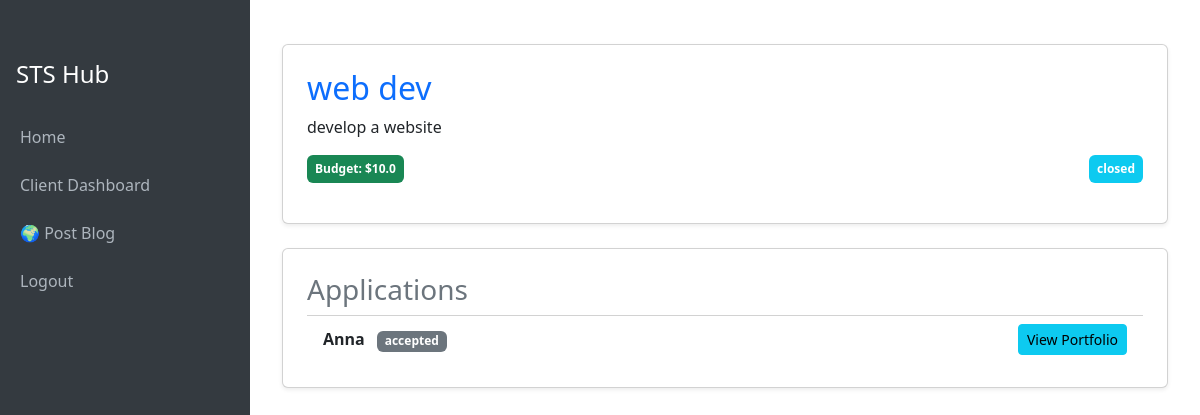
/student/job/1 (signed in), run on the app's committed database.
### models.py (models this page shows, shortened)
class Job(db.Model):
    id = db.Column(db.Integer, primary_key=True)
    client_id = db.Column(db.Integer, db.ForeignKey("user.id"), nullable=False)
    title = db.Column(db.String(255), nullable=False)
    description = db.Column(db.Text, nullable=False)
    budget = db.Column(db.Float, nullable=False)
    status = db.Column(db.String(50), default="open")
    created_at = db.Column(db.DateTime, default=datetime.utcnow)
    client = db.relationship("User", foreign_keys=[client_id])

class Application(db.Model):
    id = db.Column(db.Integer, primary_key=True)
    job_id = db.Column(db.Integer, db.ForeignKey("job.id"), nullable=False)
    student_id = db.Column(db.Integer, db.ForeignKey("user.id"), nullable=False)
    cover_letter = db.Column(db.Text)
    status = db.Column(db.String(50), default="pending")
    created_at = db.Column(db.DateTime, default=datetime.utcnow)
    job = db.relationship("Job", backref="applications")
    student = db.relationship("User", foreign_keys=[student_id])

class User(db.Model, UserMixin):
    id = db.Column(db.Integer, primary_key=True)
    username = db.Column(db.String(80), unique=False,nullable=False)
    password = db.Column(db.String(200), nullable=False)
    role = db.Column(db.String(20), nullable=False)
    status = db.Column(db.String(20), default="pending")
    badge = db.Column(db.String(100), default=None)
    bio = db.Column(db.Text, default="")
    skills = db.Column(db.Text, default="")
    resume = db.Column(db.String(200), default=None)
    profile_pic = db.Column(db.String(200), default="static/default_avatar.png")
    email = db.Column(db.String(120), unique=True, nullable=True)
    college_id = db.Column(db.String(200), nullable=True)
    company_name = db.Column(db.String(200), nullable=True)
    company_address = db.Column(db.String(300), nullable=True)
    contact_number = db.Column(db.String(50), nullable=True)
    website = db.Column(db.String(200), nullable=True)
    proof_file = db.Column(db.String(200), nullable=True)  # uploaded proof doc

### routes/student_routes.py (the view, shortened to what this page needs)
@student_bp.route("/job/<int:job_id>", methods=["GET","POST"])
@login_required
def job_detail(job_id):
    job = Job.query.get_or_404(job_id)
    applications = Application.query.filter_by(job_id=job.id).all()
    return render_template("job_detail.html", job=job, applications=applications)

### app.py (called while the page is built)
@login_manager.user_loader
def load_user(user_id):
    return User.query.get(int(user_id))

### templates/job_detail.html (shortened to what this page needs)
{% extends "base.html" %}
{% block content %}
<div class="container mt-4">
    <div class="card p-4 shadow-sm">
        <h2 class="card-title text-primary">{{ job.title }}</h2>
        <p class="card-text">{{ job.description }}</p>
        <div class="row mb-3">
            <div class="col-md-6">
                <span class="badge bg-success p-2">Budget: ${{ job.budget }}</span>
            </div>
            <div class="col-md-6 text-md-end mt-2 mt-md-0">
                <span class="badge bg-info p-2">{{ job.status }}</span>
            </div>
        </div>
    </div>
    <div class="card p-4 mt-4 shadow-sm">
        <h3 class="card-title text-secondary">Applications</h3>
        <ul class="list-group list-group-flush">
            {% for app in applications %}
            <li class="list-group-item d-flex justify-content-between align-items-center">
                <div>
                    <strong>{{ app.student.username }}</strong>
                    <span class="badge bg-secondary ms-2">{{ app.status }}</span>
                </div>
                <div>
                    <a class="btn btn-sm btn-info" href="{{ url_for('student.portfolio', student_id=app.student.id) }}">View Portfolio</a>
                </div>
            </li>
            {% else %}
            <li class="list-group-item">No applications yet</li>
            {% endfor %}
        </ul>
    </div>
</div>
{% endblock %}

### templates/base.html (style rules this page uses)
body { min-height: 100vh; display: flex; flex-direction: row; }

### data on the page
Job: title "web dev", description "develop a website", budget "10.0", status "closed"
Application: student.username "Anna", status "accepted"
